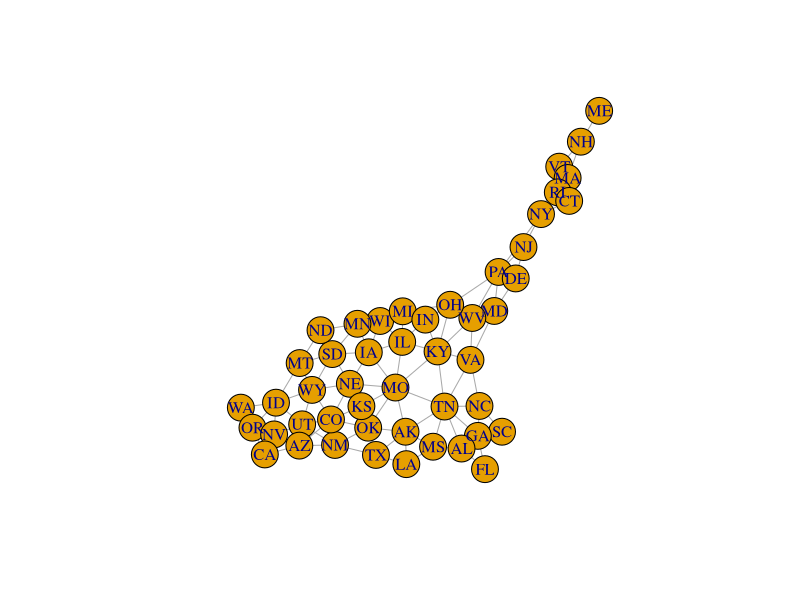
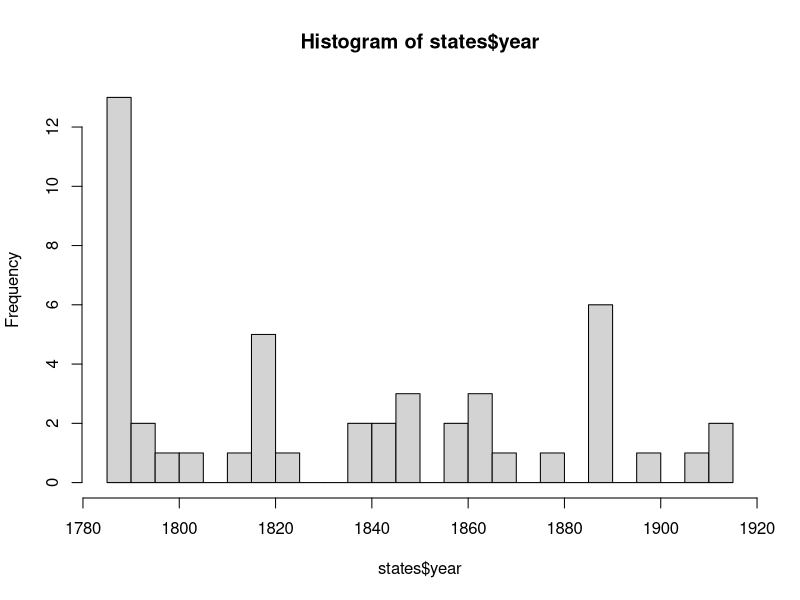
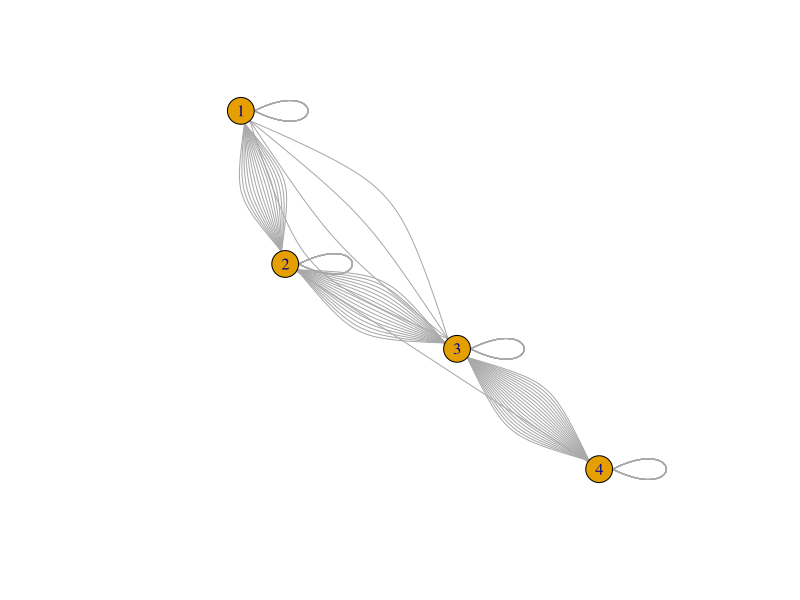
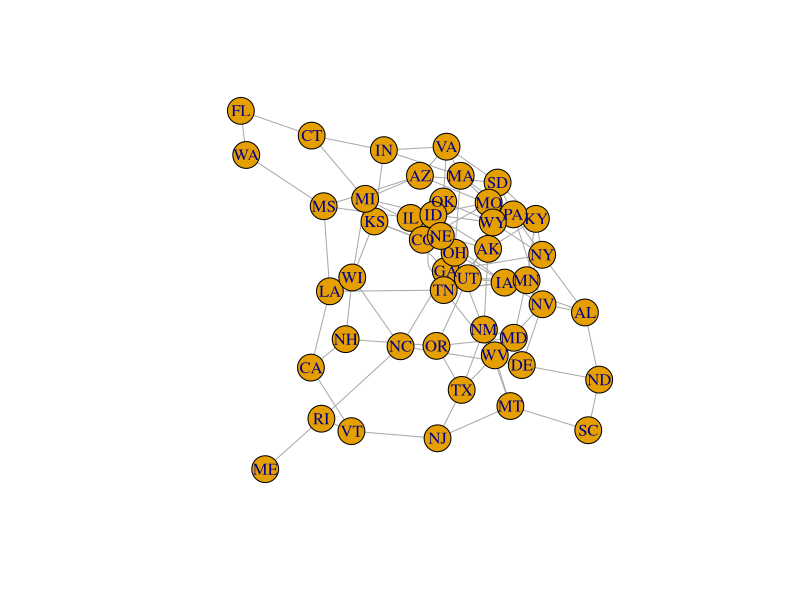
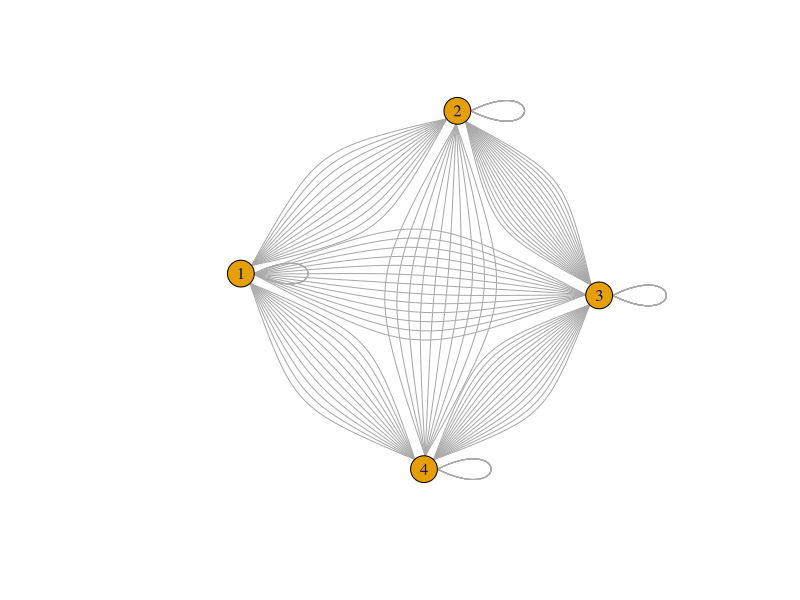

R code for these plots, in order:
## ---- chunk 1
rm(list=ls())
library(igraph)
state_pairs= read.csv("48states.csv")
states = read.csv("state_year.csv")
## ---- chunk 2
state_pairs$state1A = states$abbr[match( state_pairs$state1, states$state)]
state_pairs$state2A = states$abbr[match( state_pairs$state2, states$state)]
## ---- chunk 3
g = graph.data.frame(state_pairs[, 3:4], directed=F)
g.degree = degree(g)
g.degree [g.degree == max(g.degree)] #TN and MO have 8 bordering states
## ---- chunk 4
plot(g)
## ---- chunk 5
g.shortestpath.m = shortest.paths(g)
str(g.shortestpath.m)
sorted.names = sort( rownames(g.shortestpath.m) )
gsm = g.shortestpath.m[, sorted.names]
gsm = gsm[sorted.names, ]
## ---- chunk 6
summary(states$year)
table(states$year)
## ---- chunk 7
hist(states$year, br=20)
## ---- chunk 8
cutoff = c(1788, 1830, 1888)
cutoff[3]
## ---- chunk 9
year2bin = function( inYear ){
  bin = 0;
  if ( inYear <= cutoff[1]) {    bin = 1;  } 
  else if (inYear <= cutoff[2] ) {    bin = 2;  } 
  else if (inYear <= cutoff[3])  {    bin = 3;  } 
  else {  bin = 4;  } 
  return(bin)
}
## ---- chunk 10
year2bin(1730)
year2bin(1790)
year2bin(1850)
year2bin(1980)
## ---- chunk 11
unlist(lapply(states[, c("year")],  year2bin))
states$bin = unlist(lapply(states[, c("year")],  year2bin))
## ---- chunk 12
state_pairs$state1bin = states$bin[match( state_pairs$state1, states$state)]
state_pairs$state2bin = states$bin[match( state_pairs$state2, states$state)]
## ---- chunk 13
g2 = graph.data.frame(state_pairs[, c("state1bin","state2bin")], directed=F)
plot(g2)
## ---- chunk 14
ms02_pairs= read.csv("48statesMS02/_ms02_48states.1.csv")
ms02_pairs = ms02_pairs[,1:2]

ms02_pairs$id1A = states$abbr[match( ms02_pairs$id1, states$state)]
ms02_pairs$id2A = states$abbr[match( ms02_pairs$id2, states$state)]

ms02_pairs$state1bin = states$bin[match( ms02_pairs$id1, states$state)]
ms02_pairs$state2bin = states$bin[match( ms02_pairs$id2, states$state)]

g.ms02 = graph.data.frame(ms02_pairs[, 3:4], directed=F)
plot(g.ms02)
## ---- chunk 15
gms02.degree = degree(g.ms02)
sort(gms02.degree)
## ---- chunk 16
g2.ms02 = graph.data.frame(ms02_pairs[, c("state1bin","state2bin")], directed=F)
plot(g2.ms02)
